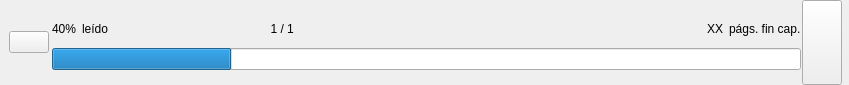
<?xml version="1.0" encoding="UTF-8"?>
<ui version="4.0">
 <class>ViewerPageHandler</class>
 <widget class="QWidget" name="ViewerPageHandler">
  <property name="geometry">
   <rect>
    <x>0</x>
    <y>0</y>
    <width>849</width>
    <height>85</height>
   </rect>
  </property>
  <property name="windowTitle">
   <string>Form</string>
  </property>
  <property name="styleSheet">
   <string notr="true" />
  </property>
  <layout class="QHBoxLayout" name="horizontalLayout_2">
   <property name="spacing">
    <number>0</number>
   </property>
   <property name="leftMargin">
    <number>2</number>
   </property>
   <property name="topMargin">
    <number>0</number>
   </property>
   <property name="rightMargin">
    <number>0</number>
   </property>
   <property name="bottomMargin">
    <number>0</number>
   </property>
   <item>
    <widget class="QLabel" name="pagerViewerSpacerLeft">
     <property name="text">
      <string />
     </property>
    </widget>
   </item>
   <item>
    <widget class="QPushButton" name="pageBackBtn">
     <property name="text">
      <string />
     </property>
    </widget>
   </item>
   <item>
    <widget class="QWidget" name="verticalWidget" native="true">
     <layout class="QVBoxLayout" name="verticalLayout">
      <property name="spacing">
       <number>5</number>
      </property>
      <property name="leftMargin">
       <number>3</number>
      </property>
      <property name="topMargin">
       <number>0</number>
      </property>
      <property name="rightMargin">
       <number>1</number>
      </property>
      <property name="bottomMargin">
       <number>0</number>
      </property>
      <item>
       <spacer name="verticalSpacer_2">
        <property name="orientation">
         <enum>Qt::Vertical</enum>
        </property>
        <property name="sizeHint" stdset="0">
         <size>
          <width>28</width>
          <height>57</height>
         </size>
        </property>
       </spacer>
      </item>
      <item>
       <widget class="QWidget" name="pagerInfoCont" native="true">
        <layout class="QHBoxLayout" name="horizontalLayout">
         <property name="margin">
          <number>0</number>
         </property>
         <item>
          <widget class="QLabel" name="readingPercentLbl">
           <property name="text">
            <string>40%</string>
           </property>
          </widget>
         </item>
         <item>
          <widget class="QLabel" name="readedLbl">
           <property name="text">
            <string>le&#237;do</string>
           </property>
          </widget>
         </item>
         <item>
          <widget class="QLabel" name="spacerNoPercentLbl">
           <property name="text">
            <string />
           </property>
          </widget>
         </item>
         <item>
          <widget class="QLabel" name="spacerNoPercentNoBakcLbl">
           <property name="text">
            <string />
           </property>
          </widget>
         </item>
         <item>
          <widget class="QLabel" name="pageText">
           <property name="sizePolicy">
            <sizepolicy hsizetype="Expanding" vsizetype="Preferred">
             <horstretch>0</horstretch>
             <verstretch>0</verstretch>
            </sizepolicy>
           </property>
           <property name="minimumSize">
            <size>
             <width>150</width>
             <height>0</height>
            </size>
           </property>
           <property name="text">
            <string> 1 / 1</string>
           </property>
           <property name="alignment">
            <set>Qt::AlignCenter</set>
           </property>
           <property name="margin">
            <number>0</number>
           </property>
           <property name="indent">
            <number>0</number>
           </property>
          </widget>
         </item>
         <item>
          <spacer name="horizontalSpacer">
           <property name="orientation">
            <enum>Qt::Horizontal</enum>
           </property>
           <property name="sizeHint" stdset="0">
            <size>
             <width>57</width>
             <height>28</height>
            </size>
           </property>
          </spacer>
         </item>
         <item>
          <widget class="QLabel" name="pagToFinishLbl">
           <property name="text">
            <string>XX</string>
           </property>
          </widget>
         </item>
         <item>
          <widget class="QLabel" name="toFinishChapLbl">
           <property name="text">
            <string>p&#225;gs. fin cap.</string>
           </property>
          </widget>
         </item>
        </layout>
       </widget>
      </item>
      <item>
       <widget class="QWidget" name="readingProgressCont" native="true">
        <property name="sizePolicy">
         <sizepolicy hsizetype="Preferred" vsizetype="Preferred">
          <horstretch>0</horstretch>
          <verstretch>0</verstretch>
         </sizepolicy>
        </property>
        <layout class="QVBoxLayout" name="verticalLayout_2">
         <property name="spacing">
          <number>0</number>
         </property>
         <property name="margin">
          <number>0</number>
         </property>
         <item>
          <widget class="QProgressBar" name="readingProgress">
           <property name="value">
            <number>24</number>
           </property>
           <property name="format">
            <string />
           </property>
          </widget>
         </item>
        </layout>
       </widget>
      </item>
      <item>
       <spacer name="verticalSpacer">
        <property name="orientation">
         <enum>Qt::Vertical</enum>
        </property>
        <property name="sizeHint" stdset="0">
         <size>
          <width>28</width>
          <height>57</height>
         </size>
        </property>
       </spacer>
      </item>
     </layout>
    </widget>
   </item>
   <item>
    <widget class="QPushButton" name="pdfMenuBtn">
     <property name="sizePolicy">
      <sizepolicy hsizetype="Minimum" vsizetype="Expanding">
       <horstretch>0</horstretch>
       <verstretch>0</verstretch>
      </sizepolicy>
     </property>
     <property name="text">
      <string />
     </property>
    </widget>
   </item>
   <item>
    <widget class="QLabel" name="pagerViewerSpacerRight">
     <property name="text">
      <string />
     </property>
    </widget>
   </item>
  </layout>
 </widget>
 <resources>
  <include location="../Viewer800.qrc" />
 </resources>
 <connections />
</ui>
